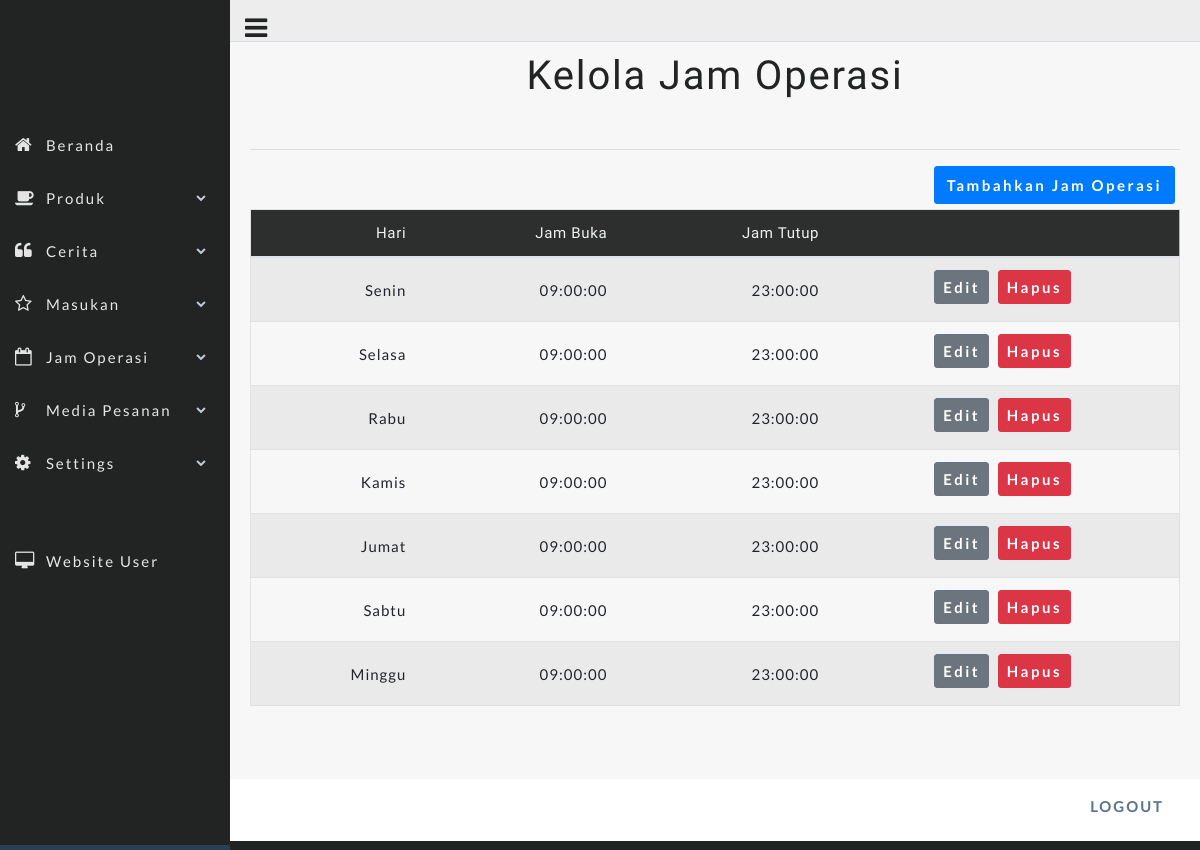
The page /index.php?page=tampil_jamoperasi (signed in) on the database its author committed.
### tables this page shows
CREATE TABLE `jamoperasi` (
  `id` int(50) NOT NULL,
  `hariOperasi` varchar(20) NOT NULL,
  `jamBuka` time NOT NULL,
  `jamTutup` time NOT NULL
);

### jamoperasi_tampil.php (the view, shortened to what this page needs)
<?php
include('config.php');
?>
<center>
    <h1 class="judul-admin">Kelola Jam Operasi </h1> </center>
<br>
<div class="container" style="margin-top:20px">
		<hr>
		<a href="index.php?page=tambah_jamoperasi"><button class='tombol btn btn-primary center-block float-right'>Tambahkan Jam Operasi</button></a>
		<center>
		<div class="table-responsive">
		<table class="table table-striped jambo_table bulk_action">
      <thead>
        <tr class="text-right">
          <th> Hari </th>
          <th> Jam Buka </th>
          <th> Jam Tutup </th>
          <th> </th>
        </tr>
    </thead>
    <tbody>
      <?php
      $query = "SELECT * FROM jamoperasi ORDER BY FIELD(hariOperasi, 'Senin', 'Selasa', 'Rabu', 'Kamis', 'Jumat', 'Sabtu', 'Minggu')";
      $result = mysqli_query($koneksi, $query);
      while($row = mysqli_fetch_assoc($result))
      {
      ?>
       <tr>
          <td class="align-middle isi-konten text-right"><?php echo $row['hariOperasi']; ?></td>
          <td class="align-middle isi-konten text-right"><?php echo $row['jamBuka']; ?></td>
          <td class="align-middle isi-konten text-right"><?php echo $row['jamTutup']; ?></td>
          <td class="text-center">
              <a class="tombol btn btn-sm btn btn-secondary" href="jamoperasi_edit.php?id=<?php echo $row['id']; ?>">Edit</a>
              <a class="tombol btn btn-sm btn btn-danger" href="jamoperasi_proses_hapus.php?id=<?php echo $row['id']; ?>" onclick="return confirm('Anda yakin akan menghapus data ini?')">Hapus</a>
          </td>
      </tr>
      <?php
      }
      ?>
    </tbody>
    </table>
        </div>
    </div>
  </body>
</html>

### assets/css/style.css (style rules this page uses)
.tombol { font-family: 'Lato', sans-serif; font-style: normal; font-weight: 700; font-size: 15px; line-height: 24px; letter-spacing: 2.5px; }
.subjudul-admin, thead tr th { font-family: 'Happy Monkey', cursive; font-style: normal; font-weight: 500; font-size: 15px; line-height: 22px; letter-spacing: 0.045em; }
.judul-admin { font-family: 'Happy Monkey', cursive; font-style: normal; letter-spacing: 0.045em; }
.isi-konten { font-family: 'Lato', sans-serif; font-style: normal; font-size: 15px; letter-spacing: 1px; }
thead tr { background-color:#2D2E2E; }

### rows shown on the page
jamoperasi: hariOperasi "Senin", jamBuka "09:00:00", jamTutup "23:00:00"
jamoperasi: hariOperasi "Selasa", jamBuka "09:00:00", jamTutup "23:00:00"
jamoperasi: hariOperasi "Rabu", jamBuka "09:00:00", jamTutup "23:00:00"
jamoperasi: hariOperasi "Kamis", jamBuka "09:00:00", jamTutup "23:00:00"
jamoperasi: hariOperasi "Jumat", jamBuka "09:00:00", jamTutup "23:00:00"
jamoperasi: hariOperasi "Sabtu", jamBuka "09:00:00", jamTutup "23:00:00"
jamoperasi: hariOperasi "Minggu", jamBuka "09:00:00", jamTutup "23:00:00"
